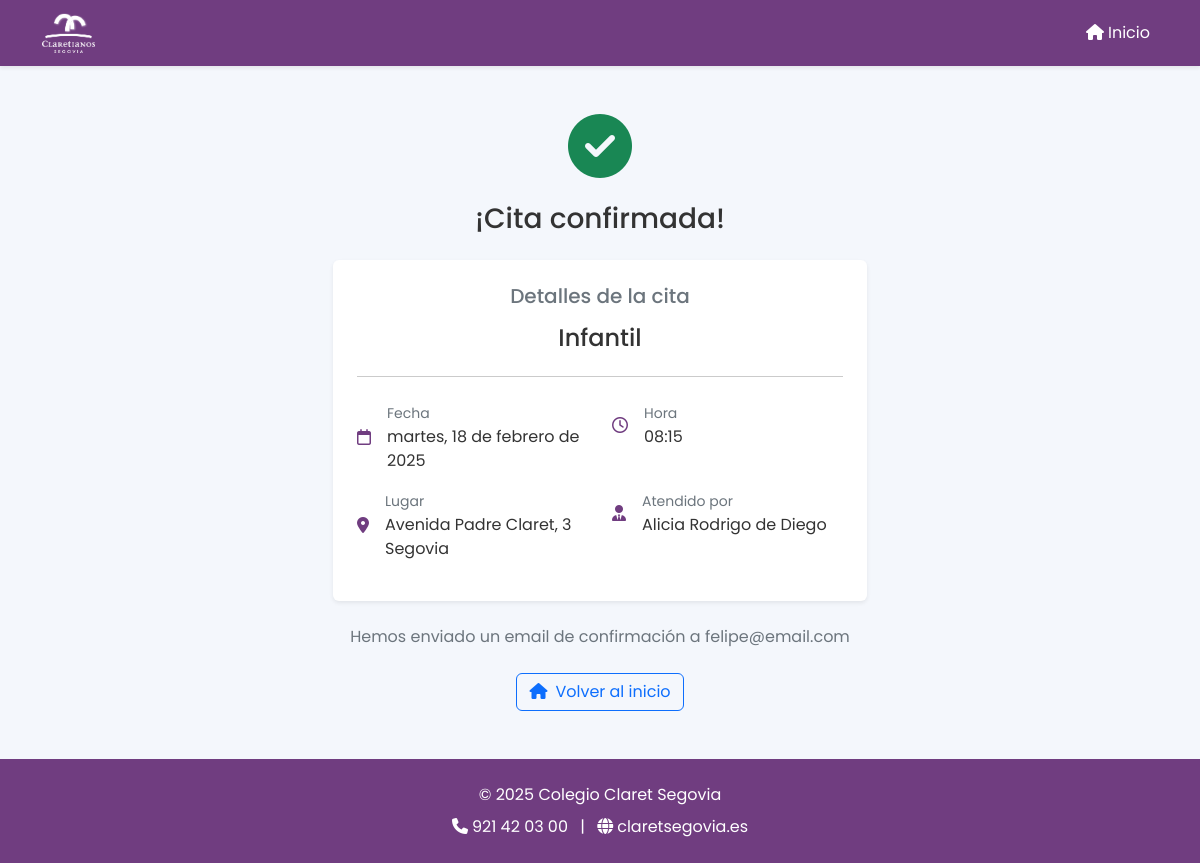
The page /appointment/70/confirmation/ on the database its author committed.
### visits/models.py (models this page shows, shortened)
class Appointment(models.Model):
    STATUS_CHOICES = [
        ('pending', 'Pendiente'),
        ('completed', 'Realizada'),
        ('cancelled', 'Cancelada')
    ]
    stage = models.ForeignKey(SchoolStage, on_delete=models.CASCADE)
    staff = models.ForeignKey(StaffProfile, on_delete=models.CASCADE)
    visitor_name = models.CharField(max_length=200)
    visitor_email = models.EmailField()
    visitor_phone = models.CharField(max_length=20)
    date = models.DateTimeField()
    duration = models.PositiveIntegerField(default=60)  # Duración en minutos
    created_at = models.DateTimeField(auto_now_add=True)
    comments = models.TextField(blank=True, null=True)
    status = models.CharField(
        max_length=20,
        choices=STATUS_CHOICES,
        default='pending'
    )
    notes = models.TextField(blank=True, help_text="Notas internas del profesor")
    follow_up_date = models.DateField(null=True, blank=True, help_text="Fecha de seguimiento")
    reminder_sent = models.BooleanField(default=False)
    class Meta:
        ordering = ['-date']
        indexes = [
            models.Index(fields=['date']),
            models.Index(fields=['staff', 'date']),
            models.Index(fields=['status']),
        ]

class SchoolStage(models.Model):
    name = models.CharField(max_length=100)
    description = models.TextField()

class StaffProfile(models.Model):
    user = models.OneToOneField(User, on_delete=models.CASCADE)
    allowed_stages = models.ManyToManyField(SchoolStage)
    notify_new_appointment = models.BooleanField(default=True)
    notify_reminder = models.BooleanField(default=True)
    def __str__(self):
        return self.user.get_full_name()

### visits/views.py (the view)
class AppointmentConfirmationView(TemplateView):
    template_name = 'visits/appointment_confirmation.html'
    def get_context_data(self, **kwargs):
        context = super().get_context_data(**kwargs)
        appointment_id = kwargs.get('appointment_id')
        appointment = get_object_or_404(
            Appointment.objects.select_related('stage', 'staff', 'staff__user'),
            id=appointment_id
        )
        context.update({
            'appointment': appointment,
            'staff_name': appointment.staff.user.get_full_name(),
            'stage_name': appointment.stage.name,
            'date': appointment.date.strftime('%d/%m/%Y'),
            'time': appointment.date.strftime('%H:%M'),
            'duration': appointment.duration
        })
        return context

### visits/templates/visits/appointment_confirmation.html (shortened to what this page needs)
{% extends 'base.html' %}
{% block content %}
<div class="container-fluid px-4 py-5">
    <div class="row justify-content-center">
        <div class="col-md-6 text-center">
            <div class="success-icon mb-4">
                <i class="fas fa-check-circle text-success" style="font-size: 4rem;"></i>
            </div>
            <h1 class="h3 mb-4">¡Cita confirmada!</h1>
            <div class="card border-0 shadow-sm mb-4">
                <div class="card-body p-4">
                    <div class="mb-4">
                        <h5 class="text-secondary mb-3">Detalles de la cita</h5>
                        <p class="h4 mb-0">{{ appointment.stage.name }}</p>
                    </div>
                    <hr class="my-4">
                    <div class="row text-start">
                        <div class="col-md-6 mb-3">
                            <div class="d-flex align-items-center">
                                <i class="far fa-calendar text-primary me-3"></i>
                                <div>
                                    <small class="text-secondary">Fecha</small>
                                    <p class="mb-0">{{ appointment.date|date:"l, j \d\e F \d\e Y" }}</p>
                                </div>
                            </div>
                        </div>
                        <div class="col-md-6 mb-3">
                            <div class="d-flex align-items-center">
                                <i class="far fa-clock text-primary me-3"></i>
                                <div>
                                    <small class="text-secondary">Hora</small>
                                    <p class="mb-0">{{ appointment.date|time:"H:i" }}</p>
                                </div>
                            </div>
                        </div>
                        <div class="col-md-6 mb-3">
                            <div class="d-flex align-items-center">
                                <i class="fas fa-map-marker-alt text-primary me-3"></i>
                                <div>
                                    <small class="text-secondary">Lugar</small>
                                    <p class="mb-0">Avenida Padre Claret, 3<br>Segovia</p>
                                </div>
                            </div>
                        </div>
                        <div class="col-md-6">
                            <div class="d-flex align-items-center">
                                <i class="fas fa-user-tie text-primary me-3"></i>
                                <div>
                                    <small class="text-secondary">Atendido por</small>
                                    <p class="mb-0">{{ appointment.staff }}</p>
                                </div>
                            </div>
                        </div>
                    </div>
                </div>
            </div>
            <p class="text-secondary mb-4">
                Hemos enviado un email de confirmación a {{ appointment.visitor_email }}
            </p>
            <a href="{% url 'public_booking' %}" class="btn btn-outline-primary">
                <i class="fas fa-home me-2"></i>Volver al inicio
            </a>
        </div>
    </div>
</div>
{% endblock %}

### visits/templates/base.html (style rules this page uses)
:root { --claret-purple: #703D80; --claret-purple-dark: #5A3166; --claret-yellow: #F3BF4D; --bs-primary: var(--claret-purple); --bs-primary-rgb: 112, 61, 128; --bs-body-font-family: 'Poppins', sans-serif; --bs-body-color: #333; --bs-link-color: var(--claret-purple); --bs-link-hover-color: var(--claret-purple-dark); --bs-light: #f4f7fc; }
body { background-color: var(--bs-light); display: flex; flex-direction: column; min-height: 100vh; }

### visits/templates/visits/appointment_confirmation.html (style rules this page uses)
.container-fluid { max-width: 1140px; }

### rows shown on the page
Appointment: stage.name "Infantil", date "martes, 18 de febrero de 2025", date "08:15", staff "Alicia Rodrigo de Diego", visitor_email "felipe@email.com"
